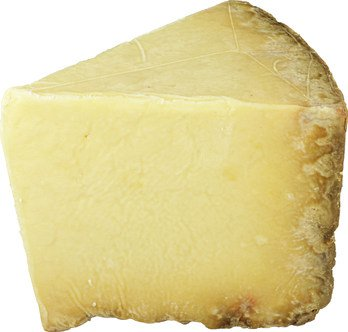
#> input picture pie/cantal.jpg, 348 x 332 px, found by its file name
$ jupyter execute Pie.ipynb
#> lines starting #> are read from the running program, lines starting #| are printed output that depends on the picture
[cell 1]
from sklearn.cluster import KMeans
import matplotlib.pyplot as plt
import numpy as np
import cv2
from collections import Counter

from skimage.color import rgb2lab
import os

[cell 2]
# name = 'C:/pie/roquefor.jpg'
name = 'C:/pie/cantal.jpg'
image = cv2.imread(name)
#> image is the input picture: shape (332, 348, 3); mean B, G, R 154.9, 211, 223.8
print("The type of this input is {}".format(type(image)))
#| The type of this input is <class 'numpy.ndarray'>
print("Shape: {}".format(image.shape))
#| Shape: (332, 348, 3)
plt.imshow(image)

[cell 3]
image = cv2.cvtColor(image, cv2.COLOR_BGR2RGB)
plt.imshow(image)

[cell 4]
def RGB2HEX(color):
    return "#{:02x}{:02x}{:02x}".format(int(color[0]), int(color[1]), int(color[2]))
RGB2HEX((0,1,2))

[cell 5]
def get_image(image_path):
    image = cv2.imread(image_path)
    image = cv2.cvtColor(image, cv2.COLOR_BGR2RGB)
    return image

[cell 6]
def get_colors(image, number_of_colors, show_chart):

#> called with number_of_colors = 5, show_chart = True
    modified_image = cv2.resize(image, (600, 400), interpolation = cv2.INTER_AREA)
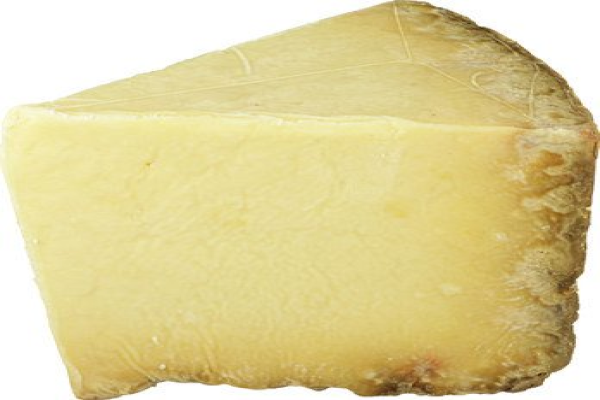
#> modified_image: shape (400, 600, 3); mean R, G, B 223.7, 210.9, 154.9
    modified_image = modified_image.reshape(modified_image.shape[0]*modified_image.shape[1], 3)

    clf = KMeans(n_clusters = number_of_colors)
    labels = clf.fit_predict(modified_image)

    counts = Counter(labels)
#> counts = {2: 49343, 0: 104649, 1: 25528, 4: 47927, 3: 12553}
    # sort to ensure correct color percentage
    counts = dict(sorted(counts.items()))
#> counts = {0: 104649, 1: 25528, 2: 49343, 3: 12553, 4: 47927}

    center_colors = clf.cluster_centers_
    # We get ordered colors by iterating through the keys
    ordered_colors = [center_colors[i] for i in counts.keys()]
#> ordered_colors = [[230.7, 220.5, 153.3], [190, 163.1, 88.94], [254.2, 254, 252], [143, 113.6, 56.99], [216, 196.6, 118.9]]
    hex_colors = [RGB2HEX(ordered_colors[i]) for i in counts.keys()]
#> hex_colors = ['#e6dc99', '#bda358', '#fefefc', '#8f7138', '#d8c476']
    rgb_colors = [ordered_colors[i] for i in counts.keys()]
#> rgb_colors has the same summary as ordered_colors

    if (show_chart):
        plt.figure(figsize = (8, 6))
        plt.pie(counts.values(), labels = hex_colors, colors = hex_colors)

    return rgb_colors

[cell 7]
get_colors(get_image(name), 5, True)
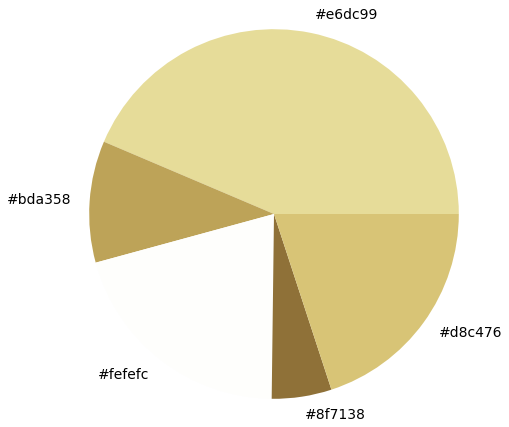
#> figure drawn by matplotlib, 1 panel
